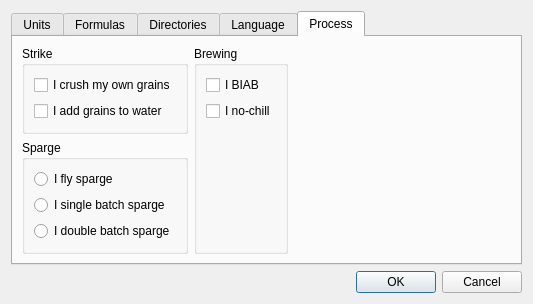
<?xml version="1.0" encoding="UTF-8"?>
<ui version="4.0">
 <class>optionsDialog</class>
 <widget class="QDialog" name="optionsDialog">
  <property name="geometry">
   <rect>
    <x>0</x>
    <y>0</y>
    <width>533</width>
    <height>283</height>
   </rect>
  </property>
  <property name="windowTitle">
   <string>Options</string>
  </property>
  <layout class="QVBoxLayout" name="verticalLayout_11">
   <item>
    <widget class="QTabWidget" name="tabWidget">
     <property name="currentIndex">
      <number>4</number>
     </property>
     <widget class="QWidget" name="tab">
      <attribute name="title">
       <string>Units</string>
      </attribute>
      <layout class="QHBoxLayout" name="horizontalLayout">
       <item>
        <layout class="QVBoxLayout" name="verticalLayout">
         <item>
          <widget class="QGroupBox" name="weight">
           <property name="title">
            <string>Weight</string>
           </property>
           <layout class="QVBoxLayout" name="verticalLayout_6">
            <item>
             <widget class="QRadioButton" name="weight_si">
              <property name="text">
               <string>Use SI units</string>
              </property>
             </widget>
            </item>
            <item>
             <widget class="QRadioButton" name="weight_us">
              <property name="text">
               <string>Use US traditional units</string>
              </property>
             </widget>
            </item>
            <item>
             <widget class="QRadioButton" name="weight_imperial">
              <property name="text">
               <string>Use British imperial units</string>
              </property>
             </widget>
            </item>
           </layout>
          </widget>
         </item>
         <item>
          <widget class="QGroupBox" name="temperature">
           <property name="title">
            <string>Temperature</string>
           </property>
           <layout class="QVBoxLayout" name="verticalLayout_8">
            <item>
             <widget class="QRadioButton" name="celsius">
              <property name="text">
               <string>Celsius</string>
              </property>
             </widget>
            </item>
            <item>
             <widget class="QRadioButton" name="fahrenheit">
              <property name="text">
               <string>Fahrenheit</string>
              </property>
             </widget>
            </item>
           </layout>
          </widget>
         </item>
        </layout>
       </item>
       <item>
        <layout class="QVBoxLayout" name="verticalLayout_2">
         <item>
          <widget class="QGroupBox" name="volume">
           <property name="title">
            <string>Volume</string>
           </property>
           <layout class="QVBoxLayout" name="verticalLayout_7">
            <item>
             <widget class="QRadioButton" name="volume_si">
              <property name="text">
               <string>Use SI units</string>
              </property>
             </widget>
            </item>
            <item>
             <widget class="QRadioButton" name="volume_us">
              <property name="text">
               <string>Use US traditional units</string>
              </property>
             </widget>
            </item>
            <item>
             <widget class="QRadioButton" name="volume_imperial">
              <property name="text">
               <string>Use British imperial units</string>
              </property>
             </widget>
            </item>
           </layout>
          </widget>
         </item>
         <item>
          <widget class="QGroupBox" name="groupBox_5">
           <property name="sizePolicy">
            <sizepolicy hsizetype="Maximum" vsizetype="Preferred">
             <horstretch>0</horstretch>
             <verstretch>0</verstretch>
            </sizepolicy>
           </property>
           <property name="title">
            <string>Gravity</string>
           </property>
           <layout class="QVBoxLayout" name="verticalLayout_9">
            <item>
             <widget class="QRadioButton" name="radioButton_sg">
              <property name="text">
               <string>20C/20C Specific Gravity</string>
              </property>
             </widget>
            </item>
            <item>
             <widget class="QRadioButton" name="radioButton_plato">
              <property name="text">
               <string>Plato/Brix/Balling</string>
              </property>
             </widget>
            </item>
           </layout>
          </widget>
         </item>
        </layout>
       </item>
       <item>
        <layout class="QVBoxLayout" name="verticalLayout_12">
         <item>
          <spacer name="verticalSpacer_3">
           <property name="orientation">
            <enum>Qt::Vertical</enum>
           </property>
           <property name="sizeHint" stdset="0">
            <size>
             <width>20</width>
             <height>40</height>
            </size>
           </property>
          </spacer>
         </item>
         <item>
          <widget class="QGroupBox" name="groupBox">
           <property name="title">
            <string>Color</string>
           </property>
           <layout class="QVBoxLayout" name="verticalLayout_13">
            <item>
             <widget class="QRadioButton" name="radioButton_srm">
              <property name="text">
               <string>Use SRM</string>
              </property>
             </widget>
            </item>
            <item>
             <widget class="QRadioButton" name="radioButton_ebc">
              <property name="text">
               <string>Use EBC</string>
              </property>
             </widget>
            </item>
           </layout>
          </widget>
         </item>
        </layout>
       </item>
      </layout>
     </widget>
     <widget class="QWidget" name="tab_2">
      <attribute name="title">
       <string>Formulas</string>
      </attribute>
      <layout class="QHBoxLayout" name="horizontalLayout_2">
       <item>
        <layout class="QVBoxLayout" name="verticalLayout_3">
         <item>
          <widget class="QGroupBox" name="groupBox_3">
           <property name="sizePolicy">
            <sizepolicy hsizetype="Preferred" vsizetype="Maximum">
             <horstretch>0</horstretch>
             <verstretch>0</verstretch>
            </sizepolicy>
           </property>
           <property name="title">
            <string>Color</string>
           </property>
           <layout class="QVBoxLayout" name="verticalLayout_4">
            <item>
             <widget class="QCheckBox" name="checkBox_mosher">
              <property name="text">
               <string>Mosher's approximation</string>
              </property>
             </widget>
            </item>
            <item>
             <widget class="QCheckBox" name="checkBox_daniel">
              <property name="text">
               <string>Daniels' approximation</string>
              </property>
             </widget>
            </item>
            <item>
             <widget class="QCheckBox" name="checkBox_morey">
              <property name="text">
               <string>Morey's approximation</string>
              </property>
             </widget>
            </item>
           </layout>
          </widget>
         </item>
         <item>
          <spacer name="verticalSpacer">
           <property name="orientation">
            <enum>Qt::Vertical</enum>
           </property>
           <property name="sizeHint" stdset="0">
            <size>
             <width>20</width>
             <height>40</height>
            </size>
           </property>
          </spacer>
         </item>
        </layout>
       </item>
       <item>
        <layout class="QVBoxLayout" name="verticalLayout_10">
         <item>
          <widget class="QGroupBox" name="groupBox_4">
           <property name="sizePolicy">
            <sizepolicy hsizetype="Preferred" vsizetype="Maximum">
             <horstretch>0</horstretch>
             <verstretch>0</verstretch>
            </sizepolicy>
           </property>
           <property name="title">
            <string>IBU</string>
           </property>
           <layout class="QVBoxLayout" name="verticalLayout_5">
            <item>
             <widget class="QCheckBox" name="checkBox_tinseth">
              <property name="text">
               <string>Tinseth's approximation</string>
              </property>
             </widget>
            </item>
            <item>
             <widget class="QCheckBox" name="checkBox_rager">
              <property name="text">
               <string>Rager's approximation</string>
              </property>
             </widget>
            </item>
           </layout>
          </widget>
         </item>
         <item>
          <widget class="QGroupBox" name="groupBox_2">
           <property name="title">
            <string>IBU Adjustments</string>
           </property>
           <layout class="QFormLayout" name="formLayout">
            <item row="1" column="1">
             <widget class="QLineEdit" name="lineEdit_mashHop">
              <property name="toolTip">
               <string>% IBU adjustment</string>
              </property>
             </widget>
            </item>
            <item row="2" column="1">
             <widget class="QLineEdit" name="lineEdit_firstWort">
              <property name="toolTip">
               <string>% IBU adjustment</string>
              </property>
             </widget>
            </item>
            <item row="1" column="0">
             <widget class="QLabel" name="label_3">
              <property name="text">
               <string>Mash Hop</string>
              </property>
             </widget>
            </item>
            <item row="2" column="0">
             <widget class="QLabel" name="label_4">
              <property name="text">
               <string>First Wort</string>
              </property>
             </widget>
            </item>
            <item row="3" column="0">
             <spacer name="verticalSpacer_2">
              <property name="orientation">
               <enum>Qt::Vertical</enum>
              </property>
              <property name="sizeHint" stdset="0">
               <size>
                <width>20</width>
                <height>40</height>
               </size>
              </property>
             </spacer>
            </item>
           </layout>
          </widget>
         </item>
        </layout>
       </item>
       <item>
        <spacer name="horizontalSpacer">
         <property name="orientation">
          <enum>Qt::Horizontal</enum>
         </property>
         <property name="sizeHint" stdset="0">
          <size>
           <width>40</width>
           <height>20</height>
          </size>
         </property>
        </spacer>
       </item>
      </layout>
     </widget>
     <widget class="QWidget" name="tab_3">
      <attribute name="title">
       <string>Directories</string>
      </attribute>
      <layout class="QVBoxLayout" name="verticalLayout_17">
       <item>
        <layout class="QHBoxLayout" name="horizontalLayout_4">
         <item>
          <widget class="QLabel" name="label_2">
           <property name="text">
            <string>Database Directory</string>
           </property>
          </widget>
         </item>
         <item>
          <widget class="QLineEdit" name="lineEdit_dbDir">
           <property name="toolTip">
            <string>Where your brewtarget .xml files are.</string>
           </property>
           <property name="readOnly">
            <bool>true</bool>
           </property>
          </widget>
         </item>
         <item>
          <widget class="QPushButton" name="pushButton_dbDirBrowse">
           <property name="text">
            <string>Browse</string>
           </property>
          </widget>
         </item>
         <item>
          <widget class="QPushButton" name="pushButton_dbDirDefault">
           <property name="text">
            <string>Default</string>
           </property>
          </widget>
         </item>
         <item>
          <spacer name="horizontalSpacer_3">
           <property name="orientation">
            <enum>Qt::Horizontal</enum>
           </property>
           <property name="sizeHint" stdset="0">
            <size>
             <width>40</width>
             <height>20</height>
            </size>
           </property>
          </spacer>
         </item>
        </layout>
       </item>
       <item>
        <spacer name="verticalSpacer_4">
         <property name="orientation">
          <enum>Qt::Vertical</enum>
         </property>
         <property name="sizeHint" stdset="0">
          <size>
           <width>20</width>
           <height>173</height>
          </size>
         </property>
        </spacer>
       </item>
      </layout>
     </widget>
     <widget class="QWidget" name="tab_language">
      <attribute name="title">
       <string>Language</string>
      </attribute>
      <layout class="QHBoxLayout" name="horizontalLayout_3">
       <item>
        <layout class="QVBoxLayout" name="verticalLayout_14">
         <item>
          <widget class="QComboBox" name="comboBox_lang">
           <property name="sizeAdjustPolicy">
            <enum>QComboBox::AdjustToContents</enum>
           </property>
          </widget>
         </item>
         <item>
          <widget class="QLabel" name="label">
           <property name="minimumSize">
            <size>
             <width>200</width>
             <height>0</height>
            </size>
           </property>
           <property name="text">
            <string>&lt;qt&gt;
   &lt;b&gt;Know another language?&lt;/b&gt;
   &lt;br&gt;&lt;br&gt;
   Or, would you like to improve a translation? Help us out and
  &lt;a href=&quot;https://sourceforge.net/sendmessage.php?touser=938941&quot;&gt;
  provide a translation&lt;/a&gt; so that your friends can use brewtarget!
&lt;/qt&gt;</string>
           </property>
           <property name="wordWrap">
            <bool>true</bool>
           </property>
          </widget>
         </item>
        </layout>
       </item>
       <item>
        <spacer name="horizontalSpacer_2">
         <property name="orientation">
          <enum>Qt::Horizontal</enum>
         </property>
         <property name="sizeHint" stdset="0">
          <size>
           <width>300</width>
           <height>20</height>
          </size>
         </property>
        </spacer>
       </item>
      </layout>
     </widget>
     <widget class="QWidget" name="tab_process">
      <attribute name="title">
       <string>Process</string>
      </attribute>
      <layout class="QHBoxLayout" name="horizontalLayout_5">
       <item>
        <layout class="QVBoxLayout" name="verticalLayout_15">
         <item>
          <widget class="QGroupBox" name="groupBox_strike">
           <property name="title">
            <string>Strike</string>
           </property>
           <layout class="QVBoxLayout" name="verticalLayout_18">
            <item>
             <widget class="QCheckBox" name="checkBox_crush">
              <property name="text">
               <string>I crush my own grains</string>
              </property>
             </widget>
            </item>
            <item>
             <widget class="QCheckBox" name="checkBox_grainsToWater">
              <property name="text">
               <string>I add grains to water</string>
              </property>
             </widget>
            </item>
            <item>
             <spacer name="verticalSpacer_6">
              <property name="orientation">
               <enum>Qt::Vertical</enum>
              </property>
              <property name="sizeHint" stdset="0">
               <size>
                <width>20</width>
                <height>40</height>
               </size>
              </property>
             </spacer>
            </item>
           </layout>
          </widget>
         </item>
         <item>
          <widget class="QGroupBox" name="groupBox_sparge">
           <property name="title">
            <string>Sparge</string>
           </property>
           <layout class="QVBoxLayout" name="verticalLayout_19">
            <item>
             <widget class="QRadioButton" name="radioButton_fly">
              <property name="text">
               <string>I fly sparge</string>
              </property>
             </widget>
            </item>
            <item>
             <widget class="QRadioButton" name="radioButton_single">
              <property name="text">
               <string>I single batch sparge</string>
              </property>
             </widget>
            </item>
            <item>
             <widget class="QRadioButton" name="radioButton_double">
              <property name="text">
               <string>I double batch sparge</string>
              </property>
             </widget>
            </item>
            <item>
             <spacer name="verticalSpacer_7">
              <property name="orientation">
               <enum>Qt::Vertical</enum>
              </property>
              <property name="sizeHint" stdset="0">
               <size>
                <width>20</width>
                <height>40</height>
               </size>
              </property>
             </spacer>
            </item>
           </layout>
          </widget>
         </item>
        </layout>
       </item>
       <item>
        <layout class="QVBoxLayout" name="verticalLayout_16">
         <item>
          <widget class="QGroupBox" name="groupBox_brewing">
           <property name="title">
            <string>Brewing</string>
           </property>
           <layout class="QVBoxLayout" name="verticalLayout_20">
            <item>
             <widget class="QCheckBox" name="checkBox_biab">
              <property name="text">
               <string>I BIAB</string>
              </property>
             </widget>
            </item>
            <item>
             <widget class="QCheckBox" name="checkBox_nochill">
              <property name="text">
               <string>I no-chill</string>
              </property>
             </widget>
            </item>
            <item>
             <spacer name="verticalSpacer_5">
              <property name="orientation">
               <enum>Qt::Vertical</enum>
              </property>
              <property name="sizeHint" stdset="0">
               <size>
                <width>20</width>
                <height>40</height>
               </size>
              </property>
             </spacer>
            </item>
           </layout>
          </widget>
         </item>
        </layout>
       </item>
       <item>
        <spacer name="horizontalSpacer_4">
         <property name="orientation">
          <enum>Qt::Horizontal</enum>
         </property>
         <property name="sizeHint" stdset="0">
          <size>
           <width>40</width>
           <height>20</height>
          </size>
         </property>
        </spacer>
       </item>
      </layout>
     </widget>
    </widget>
   </item>
   <item>
    <widget class="QDialogButtonBox" name="buttonBox">
     <property name="orientation">
      <enum>Qt::Horizontal</enum>
     </property>
     <property name="standardButtons">
      <set>QDialogButtonBox::Cancel|QDialogButtonBox::Ok</set>
     </property>
    </widget>
   </item>
  </layout>
 </widget>
 <tabstops>
  <tabstop>weight_si</tabstop>
  <tabstop>weight_us</tabstop>
  <tabstop>weight_imperial</tabstop>
  <tabstop>celsius</tabstop>
  <tabstop>fahrenheit</tabstop>
  <tabstop>volume_si</tabstop>
  <tabstop>volume_us</tabstop>
  <tabstop>volume_imperial</tabstop>
  <tabstop>radioButton_sg</tabstop>
  <tabstop>radioButton_plato</tabstop>
  <tabstop>radioButton_srm</tabstop>
  <tabstop>radioButton_ebc</tabstop>
  <tabstop>checkBox_mosher</tabstop>
  <tabstop>checkBox_daniel</tabstop>
  <tabstop>checkBox_morey</tabstop>
  <tabstop>checkBox_tinseth</tabstop>
  <tabstop>checkBox_rager</tabstop>
  <tabstop>lineEdit_dbDir</tabstop>
  <tabstop>pushButton_dbDirBrowse</tabstop>
  <tabstop>pushButton_dbDirDefault</tabstop>
  <tabstop>buttonBox</tabstop>
 </tabstops>
 <resources>
  <include location="../brewtarget.qrc"/>
 </resources>
 <connections>
  <connection>
   <sender>buttonBox</sender>
   <signal>accepted()</signal>
   <receiver>optionsDialog</receiver>
   <slot>accept()</slot>
   <hints>
    <hint type="sourcelabel">
     <x>257</x>
     <y>426</y>
    </hint>
    <hint type="destinationlabel">
     <x>157</x>
     <y>274</y>
    </hint>
   </hints>
  </connection>
  <connection>
   <sender>buttonBox</sender>
   <signal>rejected()</signal>
   <receiver>optionsDialog</receiver>
   <slot>reject()</slot>
   <hints>
    <hint type="sourcelabel">
     <x>325</x>
     <y>426</y>
    </hint>
    <hint type="destinationlabel">
     <x>286</x>
     <y>274</y>
    </hint>
   </hints>
  </connection>
 </connections>
</ui>
